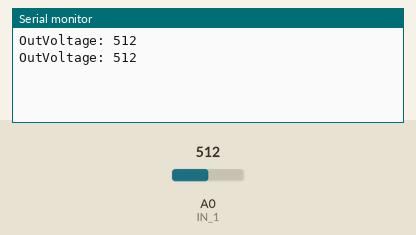
Bench run of a sketch on a simulated Arduino Uno, built with avr-gcc and run on an emulated ATmega328P. Shown: the last lines printed to the serial monitor. The inputs (shaded band) are chosen by the test bench; at power-on: A0 (IN_1) = 512.

Above: at 2.8 s.
2.9 s: A0 (IN_1) set to 716
At 3.8 s:
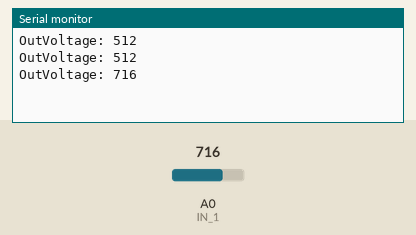
4.4 s: A0 (IN_1) set to 900
At 5.8 s:
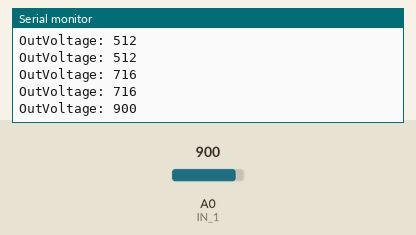
Timing chart, 0 to 7.4 s (numbered marks = the images above; inputs shaded):
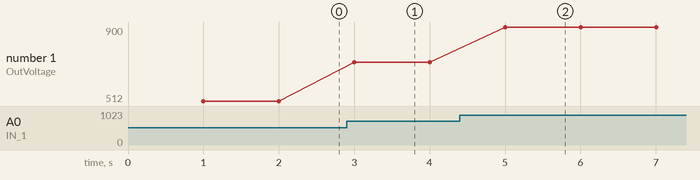

The sketch:

Read_Voltage_Across_Pot.ino
```cpp
#include <SPI.h>

#define IN_1 A0

void setup()
{
  Serial.begin(115200);
  while (!Serial) {
    delay(1);
  }
}

float resistance;

void loop()
{
  delay(1000); // Wait 1 second between transmits, could also 'sleep' here!
  int measure_in = analogRead(IN_1);
  Serial.print("OutVoltage: " );
  Serial.println(measure_in);
}
```

Measured:
- after the input at 2.9 s, the serial monitor: prints a new line after 0.10 s (image 1)
- after the input at 4.4 s, the serial monitor: prints a new line after 0.60 s (image 2)
- plotted number 1: 512 → 716 after the input at 2.9 s, 716 → 900 after the input at 4.4 s
